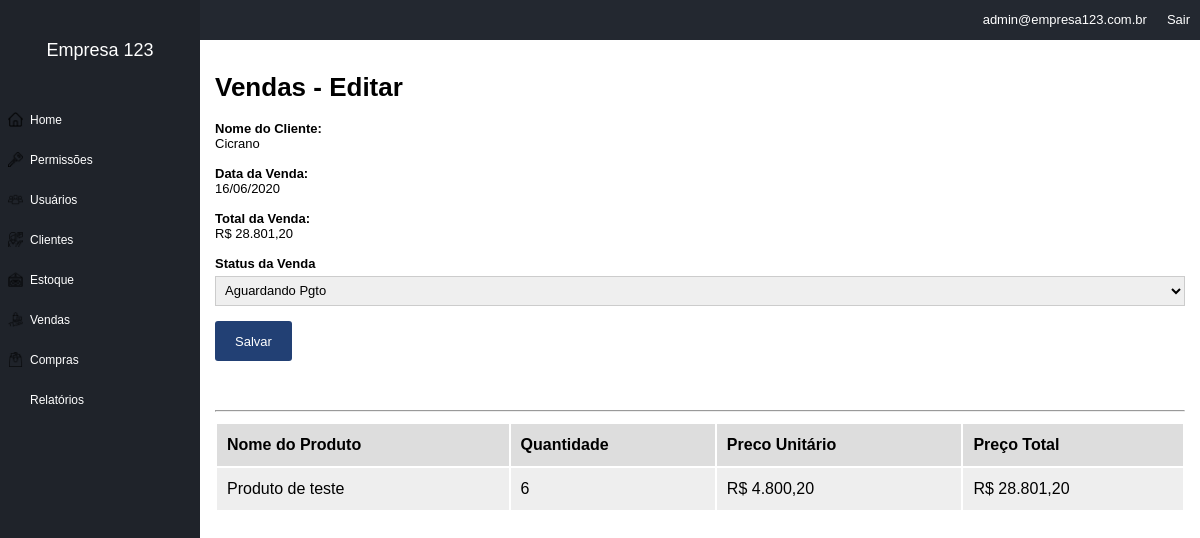
/sales/edit/7 (signed in), run on the app's committed database.
### tables this page shows
CREATE TABLE IF NOT EXISTS `sales` (
  `id` int(11) NOT NULL AUTO_INCREMENT,
  `id_company` int(11) NOT NULL,
  `id_client` int(11) NOT NULL,
  `id_user` int(11) NOT NULL,
  `date_sale` datetime NOT NULL,
  `total_price` float NOT NULL,
  `status` tinyint(1) NOT NULL,
  PRIMARY KEY (`id`)
);

CREATE TABLE IF NOT EXISTS `sales_products` (
  `id` int(11) NOT NULL AUTO_INCREMENT,
  `id_sale` int(11) NOT NULL,
  `id_product` int(11) NOT NULL,
  `quant` int(11) NOT NULL,
  `sale_price` float NOT NULL,
  `id_company` int(11) NOT NULL,
  PRIMARY KEY (`id`)
);

CREATE TABLE IF NOT EXISTS `inventory` (
  `id` int(11) NOT NULL AUTO_INCREMENT,
  `name` varchar(100) NOT NULL,
  `price` float NOT NULL,
  `quant` int(11) NOT NULL,
  `min_quant` int(11) NOT NULL,
  `id_company` int(11) NOT NULL,
  PRIMARY KEY (`id`)
);

### core/controller.php (called while the page is built, shortened)
<?php
class controller{
    public function loadTemplate($viewName, $viewData = array()){
        include 'views/template.php';
    }
    public function loadViewInTemplate($viewName, $viewData = array()){
        extract($viewData);
        include 'views/'.$viewName.'.php';
    }
}
?>

### core/core.php (called while the page is built, shortened)
<?php
class Core{
    public function run(){
        $url = explode("index.php",$_SERVER['PHP_SELF']);
        $url = end($url);
        $params = array();
      if (!empty($url)){
          $url = explode('/', $url);
          array_shift($url);
          array_shift($url);
          if (isset($url[0])){
              $currentAction = $url[0];
              array_shift($url);
          } else {
              $currentAction='index';
          }
          if (count($url)>0){
            $params = $url;
          }
      }else{
          $currentController = 'homeController';
          $currentAction= 'index';
      }
        require_once 'core/controller.php';
      $c =new $currentController();
      call_user_func_array(array($c, $currentAction),$params);
    }
}
?>

### index.php (called while the page is built, shortened)
<?php
require 'config.php';
$core = new Core();
$core -> run();
?>

### core/model.php (called while the page is built, shortened)
<?php
class model{
    public function __construct(){
        global $config;
        $this->db = new PDO("mysql:dbname=".$config['dbname'].';host='.$config['host'],$config['dbuser'],$config['dbpass']);
    }
}
?>

### config.php (called while the page is built, shortened)
<?php
$config = array();
if (ENVIRONMENT == "development"){
    $config['dbname'] = 'contaazul';
    $config['host']= 'localhost';
    $config['dbuser']= 'root';
    $config['dbpass']= '';
}else{
    $config['dbname'] = 'contaazul';
    $config['host']= 'localhost';
    $config['dbuser']= 'root';
    $config['dbpass']= '';
}

### models/Sales.php (called while the page is built, shortened)
<?php
class Sales extends model{
    public function getInfo($id, $id_company){
        $array = array();
        $sql = $this->db->prepare("
            SELECT
                *,
                (select clients.name from clients where clients.id = sales.id_client) as client_name
            FROM sales
            WHERE id=:id
            AND id_company = :id_company
            ");
        $sql->bindValue(":id", $id);
        $sql->bindValue(":id_company", $id_company);
        $sql->execute();
        if($sql->rowCount()>0){
            $array['info'] = $sql->fetch();
        }
        $sql = $this->db->prepare("
            SELECT
                sales_products.quant,
                sales_products.sale_price,
                inventory.name
            FROM sales_products
            LEFT JOIN inventory
                ON inventory.id = sales_products.id_product
            WHERE
                sales_products.id_sale    = :id_sale
            AND
                sales_products.id_company = :id_company"
            );
        $sql->bindValue(":id_sale", $id);
        $sql->bindValue(":id_company", $id_company);
        $sql->execute();
        if($sql->rowCount()>0){
            $array['products'] = $sql->fetchAll();
        }
        return $array;
    }
}
?>

### models/Users.php (called while the page is built, shortened)
<?php
class Users extends model {
    private $userInfo;
    public function setLoggedUser(){
        if(isset($_SESSION['ccUser'] )&& !empty($_SESSION['ccUser'])){
           $id = $_SESSION['ccUser'];
           $sql = $this->db->prepare("SELECT * FROM users WHERE id = :id");
           $sql->bindValue(':id', $id);
           $sql->execute();
           if($sql->rowCount() > 0){
                $this->userInfo = $sql->fetch();
           }
        }
    }
    public function getCompany(){
        if(isset($this->userInfo['id_company'])){
             return $this->userInfo['id_company'];
        }else{
            return 0;
        }
    }
}
?>

### views/sales_edit.php (the view)
<h1>Vendas - Editar</h1>
<strong>Nome do Cliente:</strong></br>
<?= $sales_info['info']['client_name']; ?><br/><br/>
<strong>Data da Venda:</strong></br>
<?= date('d/m/Y',strtotime($sales_info['info']['date_sale'])) ?><br/><br/>
<strong>Total da Venda:</strong></br>
R$ <?=  number_format($sales_info['info']['total_price'], 2, ',', '.');?><br/><br/>
<strong>Status da Venda</strong><br/>
<?php if($permission_edit):?>
    <form method="POST">
        <select name="status">
            <?php foreach($statuses as $status_key => $status_value):?>
                <option value="<?= $status_key?>"<?= ($status_key == $sales_info['info']['status'])? 'selected="selected"':''; ?>><?= $status_value?></option>
            <?php endforeach;?>
        </select><br/><br/>
        <input type="submit" value="Salvar"/>
    </form>
<?php else:?>
    <?= $statuses[$sales_info['info']['status']]?>
<?php endif; ?>
<br/><br/>
<hr/>
<table border='0' width="100%">
    <tr>
        <th>Nome do Produto</th>
        <th>Quantidade</th>
        <th>Preco Unitário</th>
        <th>Preço Total</th>
    </tr>
    <?php foreach($sales_info['products'] as $productitem):?>
        <tr>
            <td><?= $productitem['name']; ?></td>
            <td><?= $productitem['quant']; ?></td>
            <td>R$ <?= number_format($productitem['sale_price'], 2, ',', '.'); ?></td>
            <td>R$ <?= number_format($productitem['sale_price'] * $productitem['quant'], 2, ',', '.'); ?></td>
        </tr>
    <?php endforeach;?>
</table>

### assets/css/template.css (style rules this page uses)
body { margin:0; padding:0; font-size:13px; font-family: Arial; }
input[type=text], input[type=email], input[type=password], input[type=number], textarea, select { width: 100%; height:30px; font-size: 13px; outline: 0; padding-left:5px; padding-right: 5px; margin-top:5px; border: 1px solid #CCC; }
input[type=submit], button, .button { border:0px; background-color: #224074; color:#FFF; height:40px; line-height: 40px; border-radius:3px; padding-left: 20px; padding-right:20px; cursor:pointer; font-size: 13px; display:inline-block; }
table { margin-top:10px; }
table th { height:40px; line-height: 40px; background-color: #DDD; text-align: left; padding-left: 10px; padding-right: 10px; }
table td { height:40px; line-height: 40px; background-color: #EEE; text-align: left; padding-left:10px; padding-right:10px; }

### data on the page
sales: date_sale "16/06/2020", total_price "28.801,20", status "Aguardando Pgto"
sales_products: inventory.name "Produto de teste", quant "6", sale_price "4.800,20", $productitem['sale_price'] * $productitem['quant'] "28.801,20"

### other printed values
$viewData['company_name'] "Empresa 123"
$viewData['user_email'] "admin@empresa123.com.br"
$sales_info['info']['client_name'] "Cicrano"
